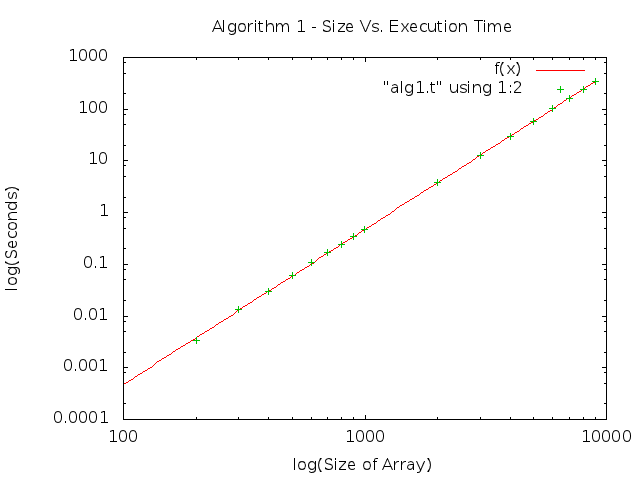

Write gnuplot code to recreate this figure.
set title "Algorithm 1 - Size Vs. Execution Time"
set xlabel "log(Size of Array)"
set ylabel "log(Seconds)"
set logscale xy
set autoscale
f(x)=10**(a*log(x)/log(10)+b)
fit f(x) "alg1.t" using 1:2 via a,b
set term png
set output "alg1plotlog.png"
plot f(x),"alg1.t" using 1:2 
